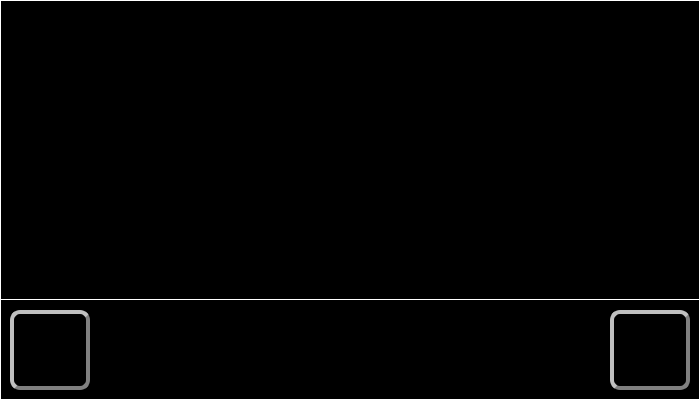
<?xml version="1.0" encoding="UTF-8"?>
<ui version="4.0">
 <class>Dialog</class>
 <widget class="QDialog" name="Dialog">
  <property name="geometry">
   <rect>
    <x>0</x>
    <y>0</y>
    <width>700</width>
    <height>400</height>
   </rect>
  </property>
  <property name="windowTitle">
   <string/>
  </property>
  <property name="windowOpacity">
   <double>0.900000000000000</double>
  </property>
  <property name="autoFillBackground">
   <bool>false</bool>
  </property>
  <property name="styleSheet">
   <string notr="true">QWidget {
border-style: solid;
border-width: 1px;
border-color: #FFFFFF;
background: black;
 }
QLabel {
border: none;
color: #FFFFFF;
font-size: 50px;
}
QLabel#unit{font-size: 80px; color: #AAAAAA;}
QLabel#wert{
border: none;
color: #FFFFFF;
font-size: 110px;
}
QToolButton{
background-color: qradialgradient(cx: 0.5, cy: 0.5, radius: 2	, fx: 0.5, fy: 1.5, stop: 0 rgba(255,30,30,255), stop: 0.2 rgba(255,30,30,144), stop: 0.3 rgba(255,30,30,32));
border-style: outset;
border-width: 4px;
border-color: #808080;
border-radius: 10px;
padding: 15px;
color: #FFFFFF;
text-align: right;
font-size: 13px;
background-repeat: no-repeat;
background-position: center center;
 }
QToolButton#plusButton {font-size:50px;}
QToolButton#minusButton {font-size:50px;}

QToolButton:hover{
background-color: qradialgradient(cx: 0.5, cy: 0.5, radius: 2	, fx: 0.5, fy: 1, stop: 0 rgba(255,30,30,255), stop: 0.2 rgba(255,30,30,144), stop: 0.3 rgba(255,30,30,32));
}
QToolButton:pressed{
background-color: qradialgradient(cx: 0.5, cy: 0.5, radius: 2	, fx: 0.5, fy: 1.5, stop: 0 rgba(255,30,30,255), stop: 0.2 rgba(255,30,30,144), stop: 0.3 rgba(255,30,30,32));
border-style: inset;}</string>
  </property>
  <property name="sizeGripEnabled">
   <bool>false</bool>
  </property>
  <widget class="InputDialog" name="dialog" native="true">
   <property name="geometry">
    <rect>
     <x>0</x>
     <y>0</y>
     <width>700</width>
     <height>300</height>
    </rect>
   </property>
  </widget>
  <widget class="QToolButton" name="cancelButton">
   <property name="geometry">
    <rect>
     <x>10</x>
     <y>310</y>
     <width>80</width>
     <height>80</height>
    </rect>
   </property>
   <property name="styleSheet">
    <string notr="true"/>
   </property>
   <property name="text">
    <string/>
   </property>
   <property name="icon">
    <iconset>
     <normaloff>img/cancel.png</normaloff>img/cancel.png</iconset>
   </property>
   <property name="iconSize">
    <size>
     <width>50</width>
     <height>50</height>
    </size>
   </property>
  </widget>
  <widget class="QToolButton" name="okButton">
   <property name="geometry">
    <rect>
     <x>610</x>
     <y>310</y>
     <width>80</width>
     <height>80</height>
    </rect>
   </property>
   <property name="styleSheet">
    <string notr="true"/>
   </property>
   <property name="text">
    <string/>
   </property>
   <property name="icon">
    <iconset>
     <normaloff>img/ok.png</normaloff>img/ok.png</iconset>
   </property>
   <property name="iconSize">
    <size>
     <width>50</width>
     <height>50</height>
    </size>
   </property>
  </widget>
 </widget>
 <customwidgets>
  <customwidget>
   <class>InputDialog</class>
   <extends>QWidget</extends>
   <header>InputDialog</header>
   <container>1</container>
  </customwidget>
 </customwidgets>
 <resources/>
 <connections>
  <connection>
   <sender>cancelButton</sender>
   <signal>clicked()</signal>
   <receiver>Dialog</receiver>
   <slot>reject()</slot>
   <hints>
    <hint type="sourcelabel">
     <x>49</x>
     <y>349</y>
    </hint>
    <hint type="destinationlabel">
     <x>349</x>
     <y>199</y>
    </hint>
   </hints>
  </connection>
  <connection>
   <sender>okButton</sender>
   <signal>clicked()</signal>
   <receiver>Dialog</receiver>
   <slot>accept()</slot>
   <hints>
    <hint type="sourcelabel">
     <x>649</x>
     <y>349</y>
    </hint>
    <hint type="destinationlabel">
     <x>349</x>
     <y>199</y>
    </hint>
   </hints>
  </connection>
 </connections>
</ui>
